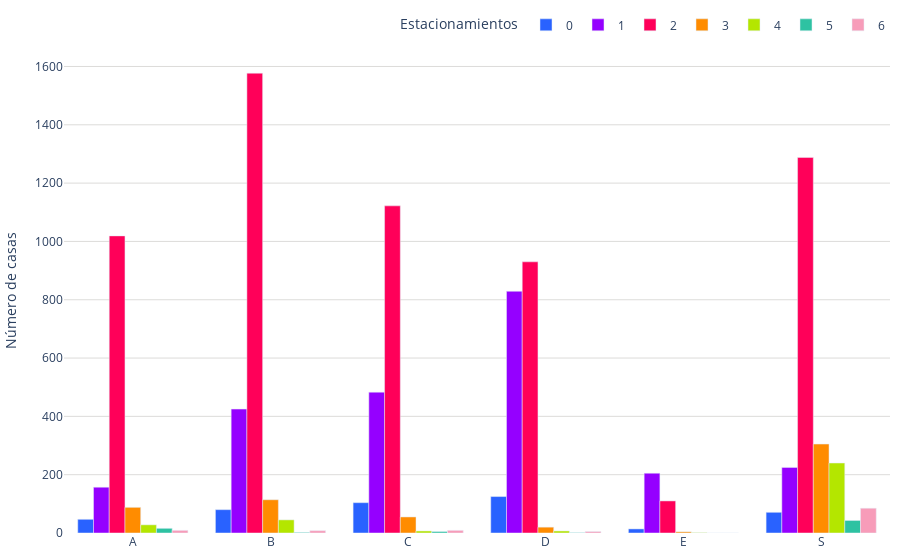

Notebook cell for this chart:
### Code cell
colores = ['#2962ff', '#9500ff', '#ff0059', '#ff8c00', '#b4e600', '#2EC2A2','#F79CB9','#E50CB6','#4225CF']

def sumar_tablas(dataframes_list):
    tabla_suma = None
    
    for df in dataframes_list:
        tabla_actual = df.groupby(['estacionamiento', 'segmento']).size().unstack(fill_value=0)
        
        if tabla_suma is None:
            tabla_suma = tabla_actual
        else:
            tabla_suma = tabla_suma.add(tabla_actual, fill_value=0)
    
    print("Tabla general de frecuencia:")
    print(tabla_suma)
    
    fig = graficar_tabla(tabla_suma)
    # Guardar la gráfica como archivo HTML
    guardar_grafico_como_html(fig, 'grafica_Num_Estacionamientos_pachuca', carpeta='graficas')
    
    return fig

def graficar_tabla(tabla):
    segmentos = tabla.index
    banos = tabla.columns
    
    fig = go.Figure()
    
    for i, segmento in enumerate(segmentos):
        color = colores[i % len(colores)]
        fig.add_trace(go.Bar(
            x=banos,
            y=tabla.loc[segmento],
            name=segmento,
            marker_color=color
        ))
    
    fig.update_layout(
        #title="M2 de Terreno",
        #xaxis_title="Rango de M2",
         yaxis=dict(
            title='Número de casas',
            gridcolor='#dddcda', # Color de las líneas que dividen los rangos del eje Y
            gridwidth=1,
        ),
        margin=dict(l=10, r=10, t=10, b=10),  # Ajusta los márgenes (left, right, top, bottom)
        legend_title="Estacionamientos",
        barmode='group',
        legend=dict(
            orientation='h',  # Orientación horizontal de la leyenda
            yanchor='bottom',  # Anclar al borde inferior
            y=1.02,  # Colocar la leyenda justo debajo del gráfico
            xanchor='right',
            x=1
        ),
        plot_bgcolor='rgba(0,0,0,0)',  # Color de fondo del gráfico
    )
    
    fig.show()    
    return fig

def guardar_grafico_como_html(fig, nombre_archivo, carpeta='graficas'):
    # Crear la carpeta si no existe
    if not os.path.exists(carpeta):
        os.makedirs(carpeta)
    
    # Guardar la gráfica como archivo HTML en la carpeta especificada
    pio.write_html(fig, f'{carpeta}/{nombre_archivo}.html')
    #pio.write_html(fig, f'{carpeta}/{nombre_archivo}.png')

# Llamar a la función sumar_tablas con la lista de DataFrames como argumento
fig = sumar_tablas(dataframes_list)

### Figure 1 — Plotly figure (JSON) as saved in the notebook; plotly's stock layout.template omitted (floating-point values rounded to 4 significant figures)
{"data": [{"marker": {"color": "#2962ff"}, "name": "0", "type": "bar", "x": ["A", "B", "C", "D", "E", "S"], "y": [47, 80, 104, 125, 14, 71]}, {"marker": {"color": "#9500ff"}, "name": "1", "type": "bar", "x": ["A", "B", "C", "D", "E", "S"], "y": [157, 425, 483, 829, 205, 225]}, {"marker": {"color": "#ff0059"}, "name": "2", "type": "bar", "x": ["A", "B", "C", "D", "E", "S"], "y": [1019, 1577, 1122, 930, 110, 1288]}, {"marker": {"color": "#ff8c00"}, "name": "3", "type": "bar", "x": ["A", "B", "C", "D", "E", "S"], "y": [88, 114, 55, 20, 4, 305]}, {"marker": {"color": "#b4e600"}, "name": "4", "type": "bar", "x": ["A", "B", "C", "D", "E", "S"], "y": [28, 45, 7, 7, 1, 240]}, {"marker": {"color": "#2EC2A2"}, "name": "5", "type": "bar", "x": ["A", "B", "C", "D", "E", "S"], "y": [16, 2, 5, 1, 0, 43]}, {"marker": {"color": "#F79CB9"}, "name": "6", "type": "bar", "x": ["A", "B", "C", "D", "E", "S"], "y": [9, 8, 9, 5, 0, 85]}], "layout": {"barmode": "group", "legend": {"orientation": "h", "title": {"text": "Estacionamientos"}, "x": 1, "xanchor": "right", "y": 1.02, "yanchor": "bottom"}, "margin": {"b": 10, "l": 10, "r": 10, "t": 10}, "plot_bgcolor": "rgba(0,0,0,0)", "yaxis": {"gridcolor": "#dddcda", "gridwidth": 1, "title": {"text": "Número de casas"}}}}
